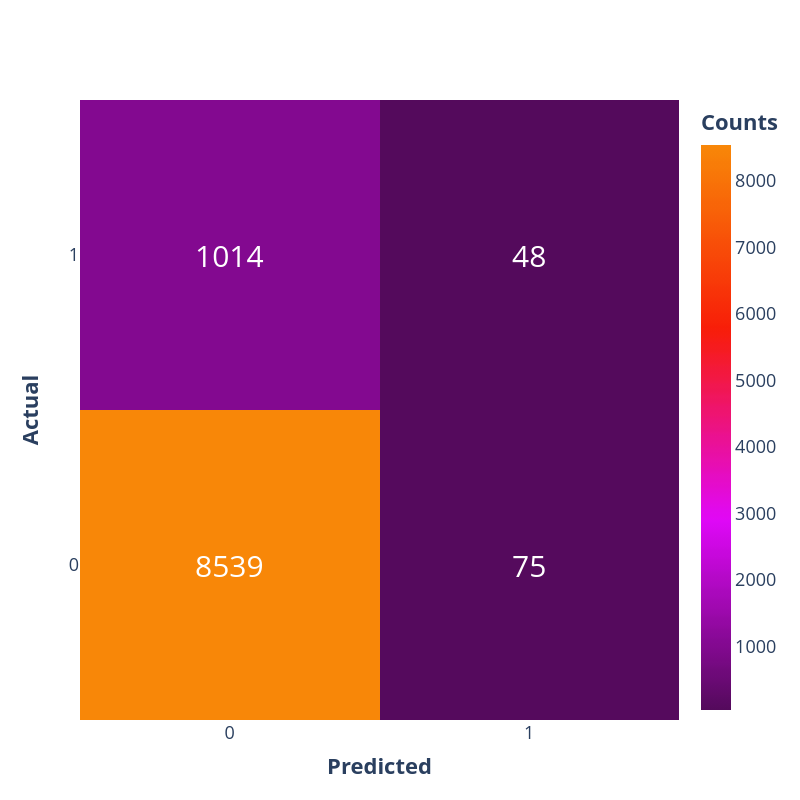

This figure's Python source:

# Paths:
path_data = "data/"

# Packages:
import numpy as np
import pandas as pd
import plotly.graph_objects as go
from matplotlib.colors import LinearSegmentedColormap, to_hex
from sklearn.linear_model import LogisticRegression
from sklearn.metrics import classification_report, confusion_matrix, roc_curve, roc_auc_score
from sklearn.model_selection import train_test_split

# Display options:
pd.set_option("display.width", 1200)
pd.set_option("display.max_columns", 300)
pd.set_option("display.max_rows", 300)

# Dataset:
df = pd.read_csv(path_data + "nasa_exoplanets.csv")
df_varnames = pd.read_csv(path_data + "nasa_exoplanets_var_names.csv")

# Variables:
resp_var = "ttv_flag"
resp_var_name = df_varnames.loc[(df_varnames["var"] == resp_var), ["var_name"]].values[0][0]
pred_vars = ["sy_snum", "sy_pnum", "disc_year", "pl_orbeccen", "st_teff", "st_mass", "sy_pm",
            "sy_dist", "sy_gaiamag"]
pred_vars_names = df_varnames.loc[df_varnames["var"].isin(pred_vars)].copy()["var_name"].values.tolist()

# Adapt the data:
df_data = df[[resp_var] + pred_vars]
df_data = df_data.dropna()
df_data = df_data.reset_index(drop = True)

# Classification model:
x = df_data[pred_vars].values.reshape(-1, len(pred_vars))
y = df_data[resp_var].values
x_train, x_test, y_train, y_test = train_test_split(x, y,
                                                    test_size = 0.7,
                                                    random_state = 42)
model = LogisticRegression(
    penalty = "l2",
    tol = 1E-4,
    C = 1,
    fit_intercept = True,
    random_state = 0,
    solver = "liblinear"
).fit(x_train, y_train)

# Confusion matrix:
cm = pd.DataFrame(
    data = confusion_matrix(y_true = y_test,
                            y_pred = model.predict(x_test)),
    index = [0, 1],
    columns = [0, 1]
)
x_vals = cm.index.tolist()
y_vals = cm.columns.tolist()
cm = cm.to_numpy()

# Plot:
n_colors = 100
my_colors = ["#540A5C", "#E008F8", "#F81D08", "#F88A08"]
cmap = LinearSegmentedColormap.from_list("my_palette", my_colors)
my_palette = [to_hex(j) for j in  [cmap(i/n_colors) for i in np.array(range(n_colors))]]

fig = go.Figure(
    data = [
        go.Heatmap(
            x = x_vals,
            y = y_vals,
            z = cm,
            colorscale = my_palette,
            hoverinfo = "none",
            colorbar = dict(
                title = "<b>Counts</b>"
            )
        )
    ]
)
for x_ind, x_val in enumerate(x_vals):
    for y_ind, y_val in enumerate(y_vals):
        fig.add_annotation(
            x = x_val,
            y = y_val,
            text = str(cm[y_ind, x_ind]),
            showarrow = False,
            font = {
                "color": "white",
                "size": 30
            }
        )
fig.update_layout(
    height = 800,
    width = 800,
    xaxis_title = "<b>Predicted</b>" ,
    yaxis_title = "<b>Actual</b>",
    font = dict(
        size = 18
    ),
    plot_bgcolor = "white",
    xaxis = {
        "tickmode": "array",
        "tickvals" : x_vals
    },
    yaxis = {
        "tickmode": "array",
        "tickvals": y_vals
    }
)
fig.show()
